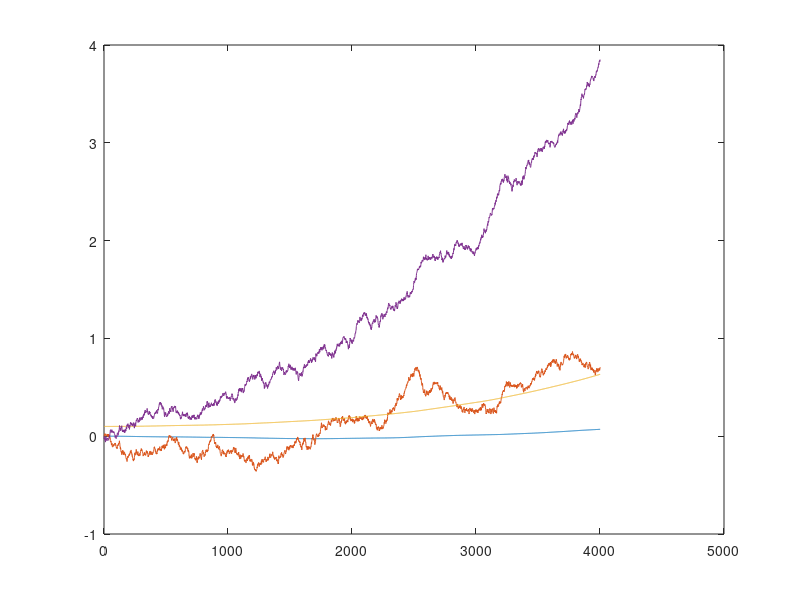
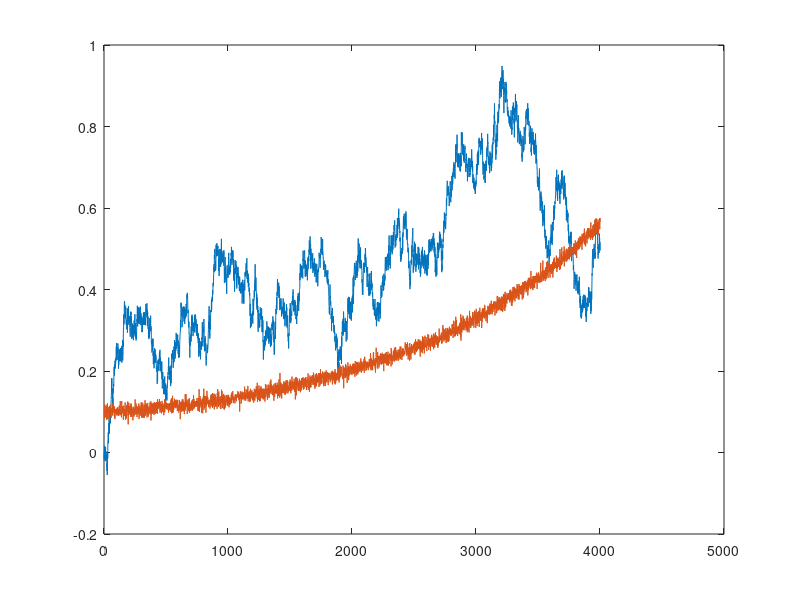

The MATLAB source for these figures, in order: (Note: this script raises an error after producing the figures.)
% inverted_pendulum.m
close all
clear
clc
%% system parameters
M = .5;
m = 0.2;
b = 0.1;
I = 0.006;
g = 9.8;
l = 0.3;

% state:  xstate_t = [x x_dot theta theta_dot]


%% Matrices for state equations
% x_t+1 = A*x_t + B*u + e_x   with e_x ~ N(0,Sigma_x) 

p = I*(M+m)+M*m*l^2; %denominator for the A and B matrices

A = [0      1              0           0;
     0 -(I+m*l^2)*b/p  (m^2*g*l^2)/p   0;
     0      0              0           1;
     0 -(m*l*b)/p       m*g*l*(M+m)/p  0];
B = [     0;
     (I+m*l^2)/p;
          0;
        m*l/p];

 % state noise - only goes into x_dot and theta_dot
e_x_xvariance = (0.00)^2;
e_x_xdotvariance = (0.01)^2;
e_x_thetavariance = (0.00)^2;
e_x_thetadotvariance = (0.01)^2;
Sigma_x = diag([e_x_xvariance e_x_xdotvariance e_x_thetavariance e_x_thetadotvariance]);
% we can sample multivariate gaussians using mvnrnd
% try:   help mvnrnd,  e_x = mvnrnd([0 0 0 0],Sigma_x)'
%% simulate system
dT = 0.0001;
x(:,1)=[0 0 0.1 0];  % system has been linearized around the "up" position
for i = 1:4000, 
    e_x = mvnrnd([0 0 0 0],Sigma_x)';
    x(:,i+1)=(eye(4)+dT*A)*x(:,i)+e_x;
    
end
figure; plot(x')
%  EVEN TINY NOISE CAN MAKE THE PENDULUM FALL

%%%%%% SET UP THE ADDITIONAL MODEL COMPONENTS
%% MODEL THE OBSERVER

%  observe only position and angle
H = [[0 1 0 0]; [0 0 1 0]];

% observation noise - only goes into x and theta
e_y_xvariance = (0.01)^2;
e_y_thetavariance = (0.01)^2;
Sigma_y = diag([e_y_xvariance e_y_thetavariance]);

%%%% NOW ADD OBSERVER TO THE SIMULATION LOOP
dT = 0.0001;
x(:,1)=[0 0 0.1 0];  % system has been linearized around the "up" position
e_y = mvnrnd([0 0],Sigma_y)';
y(:,1) = H*x(:,1) + e_y;

Niter = 4000;
for i = 1:Niter, 
    e_x = mvnrnd([0 0 0 0],Sigma_x)';
    x(:,i+1)=(eye(4)+dT*A)*x(:,i)+e_x;
    %put observer here, call it y
    e_y = mvnrnd([0 0],Sigma_y)';
    y(:,i+1) = H*x(:,i+1) + e_y;
end
figure; plot(y')
%%%%%%%  Now we model our costs!  Not the same as before, linearized we
%%%%%%%  won't worry about anything but keep state close to goal - 
%%%%%%% what's the goal in the linearized form?  
%%%%%%% cost_t = R*u_t^2 + Q*linearized_theta^2
%%%%%%%  HOWEVER, the standard form for LQG is to do this via matrices
%%% so that cost_t = u_t'*R*u_t + x_t'*Q*x_t
R = 0.001;
Q = diag([0 0 1 0]);
%%%% write a evaluation function like before
%%%%% try to solve your control policy using brute force!!  

% brute force simulation here - 
for i=1:Niter
    
end

%%%% NOW WE USE KALMAN LQG
%%% we will use 
%% kalman_lqg( A,B,H, Sigma_x, Sigma_y, Q,R, X1,S1  [NSim,Init,Niter] )
%
%%%%%%%% Finally, we can program up the full LQG code and run
% % u(t)    = -L(t) x(t)
% x(t+1)  = A x(t) + B u(t) + e_x,   with e_x ~ N(0,Sigma_x) 
% y(t)    = H x(t) + e_y,            with e_y ~ N(0,Sigma_y)
% xhat(t+1) = A xhat(t) + B u(t) + K(t) (y(t) - H xhat(t))
% x(1)    ~ mean X1, covariance S1
%
% cost(t) = u(t)' R u(t) + x(t)' Q(t) x(t)
%
% NSim    number of simulated trajectories (default 0)  (optional)
% Init    0 - open loop; 1 (default) - LQG; 2 - random  (optional)
% Niter   iterations; 0 (default) - until convergence   (optional)
%
% K       Filter gains
% L       Control gains
% Cost    Expected cost (per iteration)
% Xa      Expected trajectory
% XSim    Simulated trajectories
% CostSim Empirical cost

X1 = [0 0 0 0]';
S1 = Sigma_x;
% only difference here is that the Q matrix can be made a function of time,
% which helps model different goal situations
Q = repmat(Q,[1 1 Niter]);
NSim = 100;
As = expm(A*dT);

[K,L,Cost,Xa,XSim,Xhat,CostSim] = Kalman_lqg( As,B, H, Sigma_x, Sigma_y, Q,R, X1,S1,100,1,100); 
%  here's a plot of the simulated angles!
 plot(1:Niter,permute(XSim(3,:,:),[3,2,1]))
% here's the average behavior
 plot(1:Niter,Xa(:,3))
%  And here's where the state estimator THINKS the system is
plot(1:Niter,permute(Xhat(3,:,:),[3,2,1]))
 

